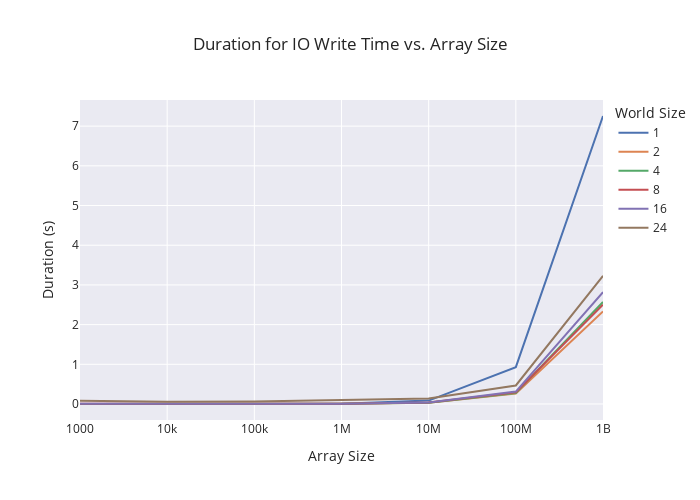

Source (notebook cell):
### Code cell
px.line(
    (
        io_summary['write']
        .reset_index()
        .melt(id_vars='size', value_name='duration')
        .rename(columns={'world_size': 'World Size'})
    ),
    x='size', y='duration', color='World Size',
    height=500, width=700, template='seaborn',
    log_x=True, #log_y=True,
    labels={'duration': 'Duration (s)', 'size': 'Array Size'},
    title='Duration for IO Write Time vs. Array Size'
)

### Figure 1 — Plotly figure (JSON) as saved in the notebook; plotly's stock layout.template omitted (floating-point values rounded to 4 significant figures)
{"data": [{"hovertemplate": "World Size=1<br>Array Size=%{x}<br>Duration (s)=%{y}<extra></extra>", "legendgroup": "1", "line": {"color": "rgb(76,114,176)", "dash": "solid"}, "mode": "lines", "name": "1", "orientation": "v", "showlegend": true, "type": "scatter", "x": [1000, 10000, 100000, 1000000, 10000000, 100000000, 1000000000], "xaxis": "x", "y": [7.412e-05, 9.815e-05, 0.0005157, 0.007548, 0.08598, 0.928, 7.255], "yaxis": "y"}, {"hovertemplate": "World Size=2<br>Array Size=%{x}<br>Duration (s)=%{y}<extra></extra>", "legendgroup": "2", "line": {"color": "rgb(221,132,82)", "dash": "solid"}, "mode": "lines", "name": "2", "orientation": "v", "showlegend": true, "type": "scatter", "x": [1000, 10000, 100000, 1000000, 10000000, 100000000, 1000000000], "xaxis": "x", "y": [0.001282, 0.0002464, 0.0005181, 0.003456, 0.03025, 0.2622, 2.332], "yaxis": "y"}, {"hovertemplate": "World Size=4<br>Array Size=%{x}<br>Duration (s)=%{y}<extra></extra>", "legendgroup": "4", "line": {"color": "rgb(85,168,104)", "dash": "solid"}, "mode": "lines", "name": "4", "orientation": "v", "showlegend": true, "type": "scatter", "x": [1000, 10000, 100000, 1000000, 10000000, 100000000, 1000000000], "xaxis": "x", "y": [0.001804, 0.0004121, 0.0009455, 0.005078, 0.02935, 0.2761, 2.568], "yaxis": "y"}, {"hovertemplate": "World Size=8<br>Array Size=%{x}<br>Duration (s)=%{y}<extra></extra>", "legendgroup": "8", "line": {"color": "rgb(196,78,82)", "dash": "solid"}, "mode": "lines", "name": "8", "orientation": "v", "showlegend": true, "type": "scatter", "x": [1000, 10000, 100000, 1000000, 10000000, 100000000, 1000000000], "xaxis": "x", "y": [0.003234, 0.0005627, 0.0009218, 0.004813, 0.03555, 0.2923, 2.503], "yaxis": "y"}, {"hovertemplate": "World Size=16<br>Array Size=%{x}<br>Duration (s)=%{y}<extra></extra>", "legendgroup": "16", "line": {"color": "rgb(129,114,179)", "dash": "solid"}, "mode": "lines", "name": "16", "orientation": "v", "showlegend": true, "type": "scatter", "x": [1000, 10000, 100000, 1000000, 10000000, 100000000, 1000000000], "xaxis": "x", "y": [0.003249, 0.001041, 0.00184, 0.005286, 0.03741, 0.313, 2.819], "yaxis": "y"}, {"hovertemplate": "World Size=24<br>Array Size=%{x}<br>Duration (s)=%{y}<extra></extra>", "legendgroup": "24", "line": {"color": "rgb(147,120,96)", "dash": "solid"}, "mode": "lines", "name": "24", "orientation": "v", "showlegend": true, "type": "scatter", "x": [1000, 10000, 100000, 1000000, 10000000, 100000000, 1000000000], "xaxis": "x", "y": [0.0832, 0.0587, 0.06119, 0.08953, 0.1366, 0.4672, 3.228], "yaxis": "y"}], "layout": {"height": 500, "legend": {"title": {"text": "World Size"}, "tracegroupgap": 0}, "title": {"text": "Duration for IO Write Time vs. Array Size"}, "width": 700, "xaxis": {"anchor": "y", "domain": [0, 1], "title": {"text": "Array Size"}, "type": "log"}, "yaxis": {"anchor": "x", "domain": [0, 1], "title": {"text": "Duration (s)"}}}}
